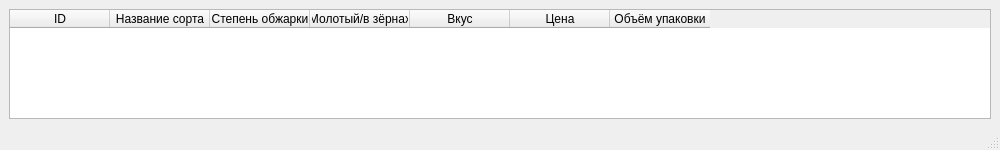
<?xml version="1.0" encoding="UTF-8"?>
<ui version="4.0">
 <class>MainWindow</class>
 <widget class="QMainWindow" name="MainWindow">
  <property name="geometry">
   <rect>
    <x>400</x>
    <y>400</y>
    <width>1000</width>
    <height>150</height>
   </rect>
  </property>
  <property name="windowTitle">
   <string>Кофе</string>
  </property>
  <widget class="QWidget" name="centralwidget">
   <layout class="QVBoxLayout" name="verticalLayout">
    <item>
     <widget class="QTableWidget" name="coffee_table">
      <property name="layoutDirection">
       <enum>Qt::LeftToRight</enum>
      </property>
      <property name="sizeAdjustPolicy">
       <enum>QAbstractScrollArea::AdjustToContents</enum>
      </property>
      <attribute name="verticalHeaderVisible">
       <bool>false</bool>
      </attribute>
      <column>
       <property name="text">
        <string>ID</string>
       </property>
      </column>
      <column>
       <property name="text">
        <string>Название сорта</string>
       </property>
      </column>
      <column>
       <property name="text">
        <string>Степень обжарки</string>
       </property>
      </column>
      <column>
       <property name="text">
        <string>Молотый/в зёрнах</string>
       </property>
      </column>
      <column>
       <property name="text">
        <string>Вкус</string>
       </property>
      </column>
      <column>
       <property name="text">
        <string>Цена</string>
       </property>
      </column>
      <column>
       <property name="text">
        <string>Объём упаковки</string>
       </property>
      </column>
     </widget>
    </item>
   </layout>
  </widget>
  <widget class="QMenuBar" name="menubar">
   <property name="geometry">
    <rect>
     <x>0</x>
     <y>0</y>
     <width>971</width>
     <height>21</height>
    </rect>
   </property>
  </widget>
  <widget class="QStatusBar" name="statusbar"/>
  <action name="clear_db_action">
   <property name="text">
    <string>Очистить базу данных...</string>
   </property>
  </action>
 </widget>
 <resources/>
 <connections/>
</ui>
